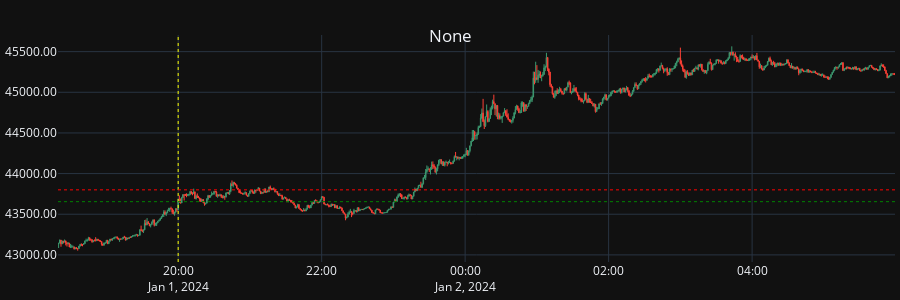

This figure's notebook cell:
### Markdown cell above
# Signals

### Code cell
I = lookup.find_symbol("BINANCE.UM", "BTCUSDT")
ohlc = CsvStorageDataReader("../tests/data/csv").read(
    "BTCUSDT_ohlcv_M1", start="2024-01-01", stop="2024-01-15", transform=AsPandasFrame()
)

if 1:
    LookingGlass([ohlc[1100:1800]]).look(
        ).vline("2024-01-01 20:00:00"
        ).hline(43800, c='red'
        ).hline(43654.50, c='green'
        ).hover(h=300).show()

### Figure 1 — Plotly figure (JSON) as saved in the notebook; plotly's stock layout.template omitted (floating-point values rounded to 4 significant figures; data arrays with more than 128 entries replaced by an {"elided": "..."} marker saying what was removed)
{"data": [{"close": {"elided": "700 float values"}, "high": {"elided": "700 float values"}, "line": {"width": 1}, "low": {"elided": "700 float values"}, "name": "Master_0", "open": {"elided": "700 float values"}, "type": "candlestick", "uid": "207eb4db-6d12-4019-a415-47aeea970e4a", "x": {"elided": "700 str values"}, "xaxis": "x", "yaxis": "y"}], "layout": {"dragmode": "zoom", "height": 300, "hoverdistance": 1000, "hovermode": "x unified", "margin": {"b": 5, "l": 5, "r": 5, "t": 35}, "modebar": {"add": ["drawline", "drawopenpath", "drawrect", "eraseshape"]}, "newshape": {"line": {"color": "yellow", "width": 1}}, "shapes": [{"line": {"color": "yellow", "dash": "dot", "width": 1}, "type": "line", "x0": "2024-01-01T20:00:00", "x1": "2024-01-01T20:00:00", "xref": "x", "y0": 0, "y1": 1, "yref": "paper"}, {"line": {"color": "red", "dash": "dot", "width": 1}, "type": "line", "x0": 0, "x1": 1, "xref": "paper", "y0": 43800, "y1": 43800, "yref": "y"}, {"line": {"color": "green", "dash": "dot", "width": 1}, "type": "line", "x0": 0, "x1": 1, "xref": "paper", "y0": 43650.0, "y1": 43650.0, "yref": "y"}], "showlegend": false, "title": {"text": " None", "x": 0.5, "xanchor": "center", "y": 0.9, "yanchor": "top"}, "xaxis": {"anchor": "y", "domain": [0, 1], "hoverformat": "%d-%b-%y %H:%M", "rangeslider": {"visible": false}, "showspikes": true, "spikecolor": "#306020", "spikedash": "dot", "spikemode": "across", "spikesnap": "cursor", "spikethickness": 1}, "yaxis": {"anchor": "x", "domain": [0, 1], "hoverformat": ".2f", "spikecolor": "#306020", "spikesnap": "cursor", "spikethickness": 1, "tickformat": ".2f"}}}
